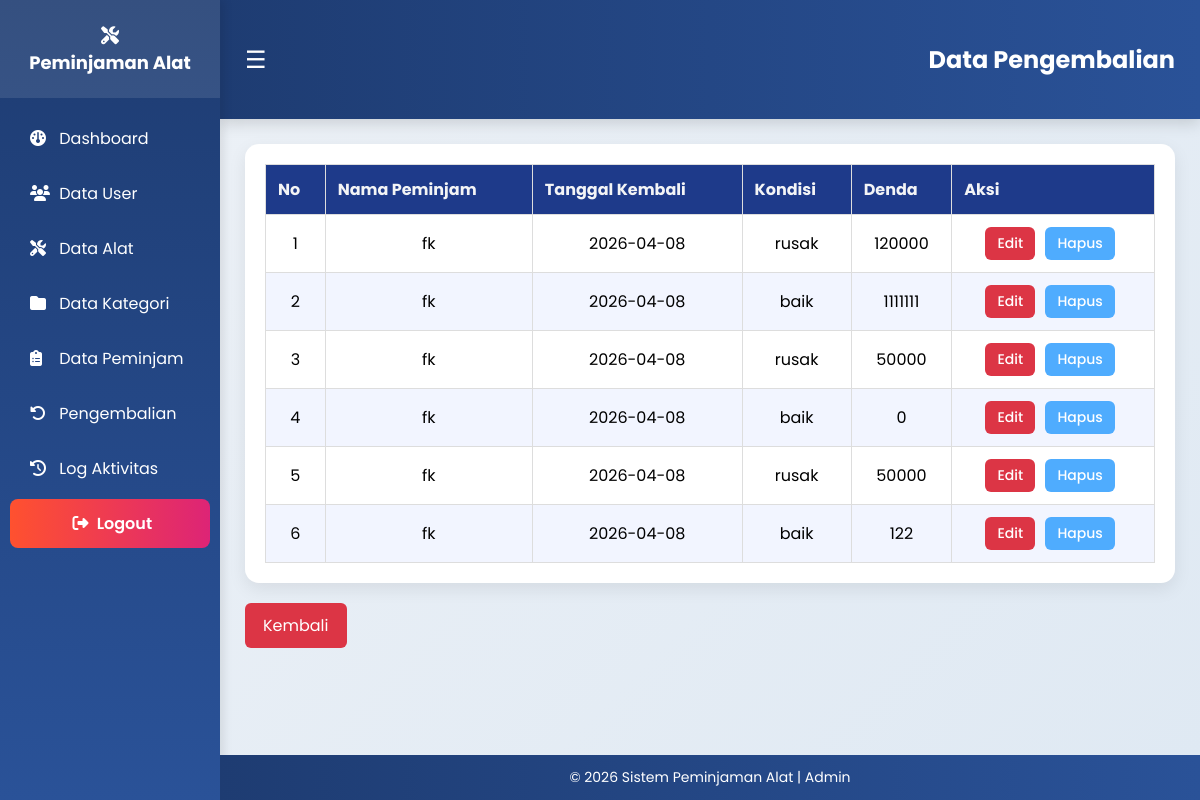
/views/admin/pengembalian/data_pengembalian.php (signed in), run on an earlier commit of the app's database.
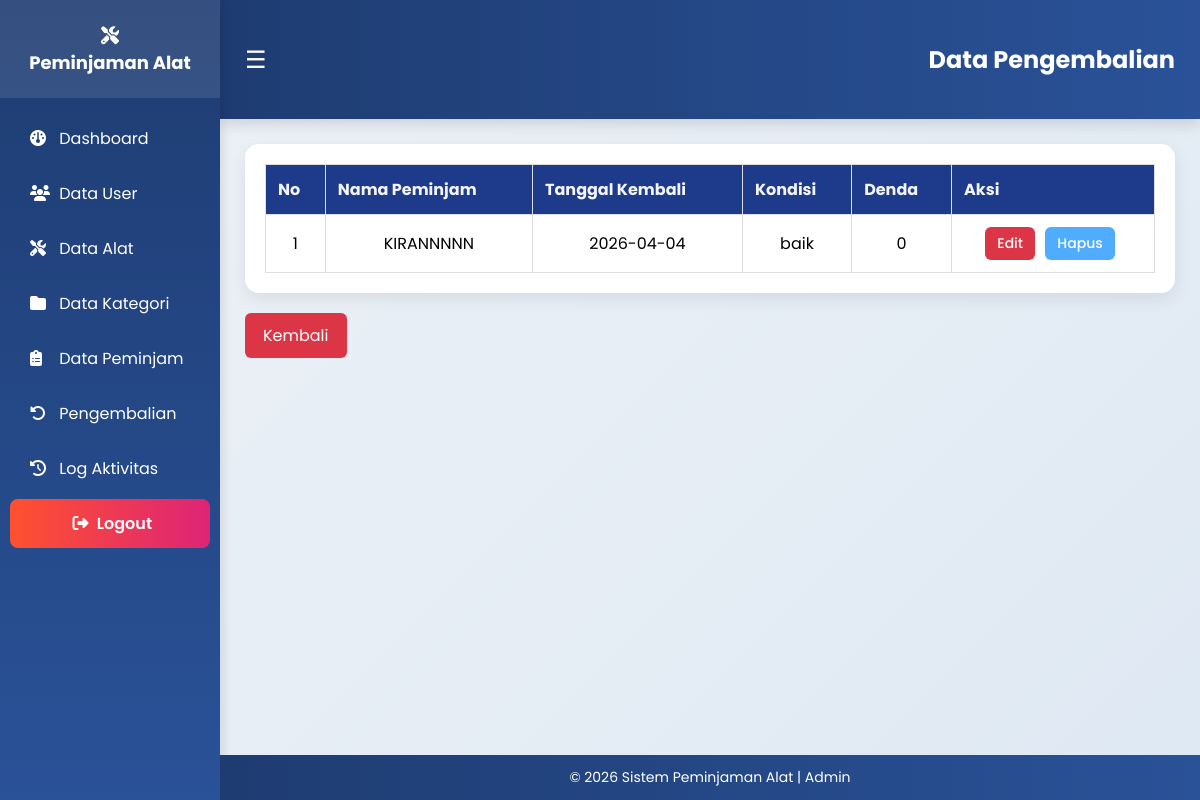
And on a later commit of the database.
### tables this page shows
CREATE TABLE `pengembalian` (
  `id_pengembalian` int NOT NULL,
  `id_peminjaman` int DEFAULT NULL,
  `tgl_dikembalikan` date DEFAULT NULL,
  `kondisi_kembali` enum('baik','rusak','hilang') DEFAULT NULL,
  `denda` int DEFAULT '0'
);

CREATE TABLE `users` (
  `id_user` int NOT NULL,
  `nama` varchar(100) NOT NULL,
  `email` varchar(100) NOT NULL,
  `no_tlp` varchar(15) DEFAULT NULL,
  `password` varchar(255) NOT NULL,
  `role` enum('admin','petugas','peminjam','') NOT NULL
);

### models/m_koneksi.php (called while the page is built, shortened)
<?php
class m_koneksi{
    private $host = "localhost",
        $username = "root",
        $pass = "",
        $db = "ukk_1_muhamadfareski";
    function __construct() {
        $this->koneksi = mysqli_connect($this->host, $this->username, $this->pass, $this->db);
    }
}
?>

### models/m_pengembalian.php (called while the page is built, shortened)
<?php
include_once __DIR__ . '/m_koneksi.php';
class m_pengembalian {
    private $conn;
    public function __construct(){
        $koneksi = new m_koneksi();
        $this->conn = $koneksi->koneksi;
    }
public function getAllWithNamaUser(){
    $query = "
        SELECT k.id_pengembalian, k.id_peminjaman, k.tgl_dikembalikan, k.kondisi_kembali, k.denda,
               u.nama
        FROM pengembalian k
        JOIN peminjaman p ON k.id_peminjaman = p.id_peminjaman
        JOIN users u ON p.id_user = u.id_user
        ORDER BY k.id_pengembalian ASC
    ";
    $result = mysqli_query($this->conn, $query);
    return $result;
}
}
?>

### controllers/c_pengembalian.php (called while the page is built, shortened)
<?php
include_once __DIR__ . '/../models/m_pengembalian.php';
class c_pengembalian {
    private $model;
    public function __construct(){
        $this->model = new m_pengembalian();
    }
    public function index(){
        return $this->model->getAllWithNamaUser();
    }
}
?>

### views/admin/pengembalian/data_pengembalian.php (the view, shortened to what this page needs)
<?php
include_once __DIR__ . '/../../../controllers/c_pengembalian.php';
$controller = new c_pengembalian();
$data = $controller->index();
?>
<?php include __DIR__ . '/../../layouts/header.php'; ?>
<?php include __DIR__ . '/../../layouts/sidebar.php'; ?>
<div class="header">
    <span class="menu-btn" onclick="toggleMenu()">☰</span>
    <h2 style="display:inline;">Data Pengembalian</h2>
</div>
<div class="container" style="min-height:80vh;">
<div class="table-wrapper">
<table>
    <thead>
        <tr>
            <th>No</th>
            <th>Nama Peminjam</th>
            <th>Tanggal Kembali</th>
            <th>Kondisi</th>
            <th>Denda</th>
            <th>Aksi</th>
        </tr>
    </thead>
    <tbody>
    <?php
    $no = 1;
    if ($data && mysqli_num_rows($data) > 0) {
        while($row = mysqli_fetch_assoc($data)){
    ?>
        <tr>
            <td><?= $no++ ?></td>
            <td><?= htmlspecialchars($row['nama']) ?></td>
            <td><?= htmlspecialchars($row['tgl_dikembalikan']) ?></td>
            <td><?= htmlspecialchars($row['kondisi_kembali']) ?></td>
            <td><?= htmlspecialchars($row['denda']) ?></td>
            <td>
                <a href="edit_pengembalian.php?id=<?= $row['id_pengembalian'] ?>" class="edit-btn">Edit</a>
                <a href="?hapus=<?= $row['id_pengembalian'] ?>" onclick="return confirm('Yakin hapus?')">Hapus</a>
            </td>
        </tr>
    <?php
        }
    } else {
        echo "<tr><td colspan='6'>Data tidak ditemukan</td></tr>";
    }
    ?>
    </tbody>
</table>
</div>
<a href="../dashboard.php" class="btn-kembali">Kembali</a>
</div>
<?php include __DIR__ . '/../../layouts/footer.php'; ?>

What changed in the data, as far as the page shows it:
removed pengembalian: users.nama "fk", tgl_dikembalikan "2026-04-08", kondisi_kembali "rusak", denda "120000"
removed pengembalian: users.nama "fk", tgl_dikembalikan "2026-04-08", kondisi_kembali "baik", denda "1111111"
removed pengembalian: users.nama "fk", tgl_dikembalikan "2026-04-08", kondisi_kembali "rusak", denda "50000"
removed pengembalian: users.nama "fk", tgl_dikembalikan "2026-04-08", kondisi_kembali "baik", denda "0"
removed pengembalian: users.nama "fk", tgl_dikembalikan "2026-04-08", kondisi_kembali "rusak", denda "50000"
removed pengembalian: users.nama "fk", tgl_dikembalikan "2026-04-08", kondisi_kembali "baik", denda "122"
added pengembalian: users.nama "KIRANNNNN", tgl_dikembalikan "2026-04-04", kondisi_kembali "baik", denda "0"
